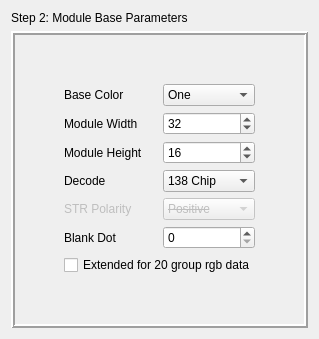
  <widget class="QWizardPage" name="wizardPage_pageBasePara">
   <layout class="QGridLayout" name="gridLayout">
    <item row="0" column="0">
     <layout class="QVBoxLayout" name="verticalLayout_pageBasePara" stretch="0,0">
      <item>
       <widget class="QLabel" name="label_pageBaseParaHint">
        <property name="font">
         <font>
          <family>Arial</family>
          <weight>50</weight>
          <bold>false</bold>
         </font>
        </property>
        <property name="text">
         <string>Step 2: Module Base Parameters</string>
        </property>
       </widget>
      </item>
      <item>
       <widget class="QFrame" name="frame_pageBasePara">
        <property name="font">
         <font>
          <family>Arial</family>
         </font>
        </property>
        <property name="contextMenuPolicy">
         <enum>Qt::DefaultContextMenu</enum>
        </property>
        <property name="frameShape">
         <enum>QFrame::Box</enum>
        </property>
        <property name="frameShadow">
         <enum>QFrame::Raised</enum>
        </property>
        <property name="lineWidth">
         <number>2</number>
        </property>
        <layout class="QGridLayout" name="gridLayout_9">
         <item row="2" column="1">
          <layout class="QHBoxLayout" name="horizontalLayout_pageBaseParaEmptyDot" stretch="1,1">
           <item>
            <widget class="QLabel" name="label_pageBaseParaEmptyDot">
             <property name="enabled">
              <bool>true</bool>
             </property>
             <property name="text">
              <string>Blank Dot</string>
             </property>
            </widget>
           </item>
           <item>
            <widget class="QSpinBox" name="spinBox_pageBaseParaEmptyDot">
             <property name="minimum">
              <number>0</number>
             </property>
             <property name="maximum">
              <number>128</number>
             </property>
             <property name="singleStep">
              <number>1</number>
             </property>
             <property name="value">
              <number>0</number>
             </property>
            </widget>
           </item>
          </layout>
         </item>
         <item row="1" column="1">
          <layout class="QGridLayout" name="gridLayout_pageBaseParaCombine" rowstretch="1,1,1,1,1" columnstretch="0,0">
           <item row="0" column="0">
            <widget class="QLabel" name="label_pageBaseParaBaseColor">
             <property name="text">
              <string>Base Color</string>
             </property>
            </widget>
           </item>
           <item row="0" column="1">
            <widget class="QComboBox" name="comboBox_pageBaseParaBaseColor">
             <property name="currentIndex">
              <number>0</number>
             </property>
             <item>
              <property name="text">
               <string>One</string>
              </property>
             </item>
             <item>
              <property name="text">
               <string>Two</string>
              </property>
             </item>
             <item>
              <property name="text">
               <string>Three</string>
              </property>
             </item>
            </widget>
           </item>
           <item row="3" column="0">
            <widget class="QLabel" name="label_pageBaseParaDecodeMode">
             <property name="text">
              <string>Decode</string>
             </property>
            </widget>
           </item>
           <item row="1" column="0">
            <widget class="QLabel" name="label_pageBaseParaWidth">
             <property name="text">
              <string>Module Width</string>
             </property>
            </widget>
           </item>
           <item row="3" column="1">
            <widget class="QComboBox" name="comboBox_pageBaseParaDecodeMode">
             <property name="currentIndex">
              <number>0</number>
             </property>
             <item>
              <property name="text">
               <string>138 Chip</string>
              </property>
             </item>
             <item>
              <property name="text">
               <string>IO</string>
              </property>
             </item>
            </widget>
           </item>
           <item row="4" column="0">
            <widget class="QLabel" name="label_pageBaseParaStrPolar">
             <property name="enabled">
              <bool>false</bool>
             </property>
             <property name="text">
              <string>STR Polarity</string>
             </property>
            </widget>
           </item>
           <item row="4" column="1">
            <widget class="QComboBox" name="comboBox_pageBaseParaStrPolar">
             <property name="enabled">
              <bool>false</bool>
             </property>
             <property name="font">
              <font>
               <strikeout>true</strikeout>
              </font>
             </property>
             <property name="currentIndex">
              <number>0</number>
             </property>
             <item>
              <property name="text">
               <string>Positive</string>
              </property>
             </item>
             <item>
              <property name="text">
               <string>Negative</string>
              </property>
             </item>
            </widget>
           </item>
           <item row="2" column="0">
            <widget class="QLabel" name="label_pageBaseParaHeight">
             <property name="enabled">
              <bool>true</bool>
             </property>
             <property name="text">
              <string>Module Height</string>
             </property>
            </widget>
           </item>
           <item row="1" column="1">
            <widget class="QSpinBox" name="spinBox_pageBaseParaWidth">
             <property name="accelerated">
              <bool>true</bool>
             </property>
             <property name="minimum">
              <number>1</number>
             </property>
             <property name="maximum">
              <number>64</number>
             </property>
             <property name="singleStep">
              <number>1</number>
             </property>
             <property name="value">
              <number>32</number>
             </property>
            </widget>
           </item>
           <item row="2" column="1">
            <widget class="QSpinBox" name="spinBox_pageBaseParaHeight">
             <property name="enabled">
              <bool>true</bool>
             </property>
             <property name="accelerated">
              <bool>true</bool>
             </property>
             <property name="minimum">
              <number>1</number>
             </property>
             <property name="maximum">
              <number>32</number>
             </property>
             <property name="singleStep">
              <number>1</number>
             </property>
             <property name="value">
              <number>16</number>
             </property>
            </widget>
           </item>
          </layout>
         </item>
         <item row="3" column="1">
          <layout class="QHBoxLayout" name="horizontalLayout_oePolar_6" stretch="1">
           <item>
            <widget class="QCheckBox" name="checkBox_pageBaseParaExpandInterface">
             <property name="text">
              <string>Extended for 20 group rgb data</string>
             </property>
            </widget>
           </item>
          </layout>
         </item>
         <item row="1" column="2">
          <spacer name="horizontalSpacer_4">
           <property name="orientation">
            <enum>Qt::Horizontal</enum>
           </property>
           <property name="sizeHint" stdset="0">
            <size>
             <width>40</width>
             <height>20</height>
            </size>
           </property>
          </spacer>
         </item>
         <item row="1" column="0">
          <spacer name="horizontalSpacer_3">
           <property name="orientation">
            <enum>Qt::Horizontal</enum>
           </property>
           <property name="sizeHint" stdset="0">
            <size>
             <width>40</width>
             <height>20</height>
            </size>
           </property>
          </spacer>
         </item>
         <item row="0" column="1">
          <spacer name="verticalSpacer_3">
           <property name="orientation">
            <enum>Qt::Vertical</enum>
           </property>
           <property name="sizeHint" stdset="0">
            <size>
             <width>20</width>
             <height>40</height>
            </size>
           </property>
          </spacer>
         </item>
         <item row="4" column="1">
          <spacer name="verticalSpacer_4">
           <property name="orientation">
            <enum>Qt::Vertical</enum>
           </property>
           <property name="sizeHint" stdset="0">
            <size>
             <width>20</width>
             <height>40</height>
            </size>
           </property>
          </spacer>
         </item>
        </layout>
       </widget>
      </item>
     </layout>
    </item>
   </layout>
  </widget>
